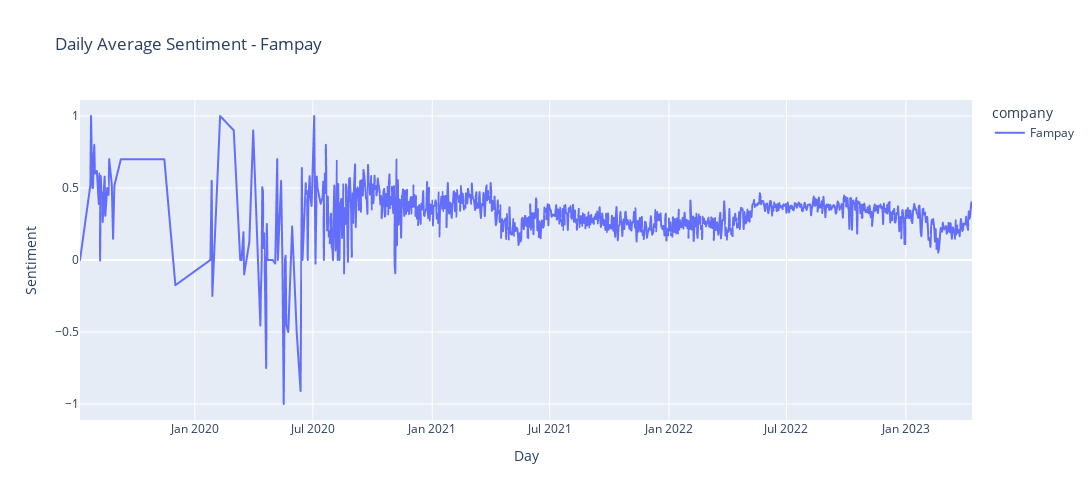
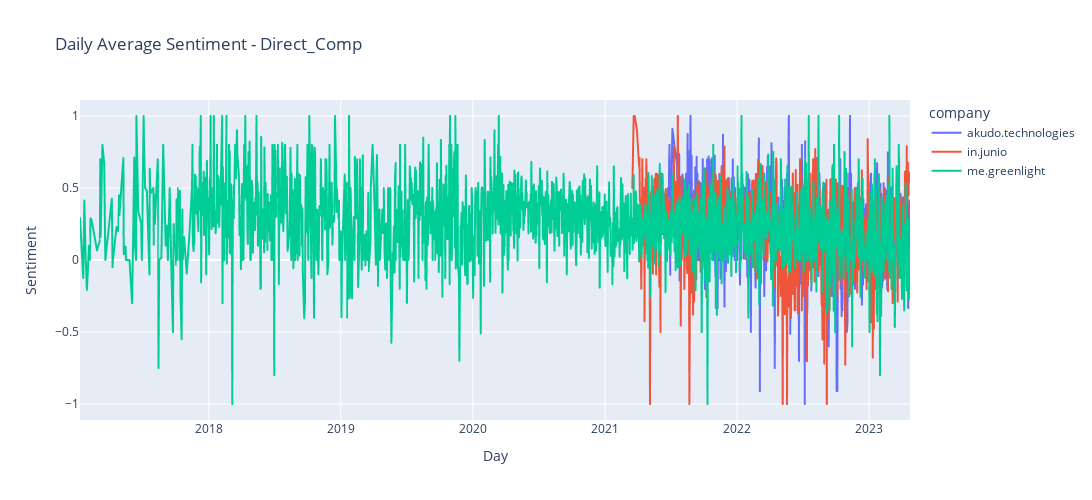
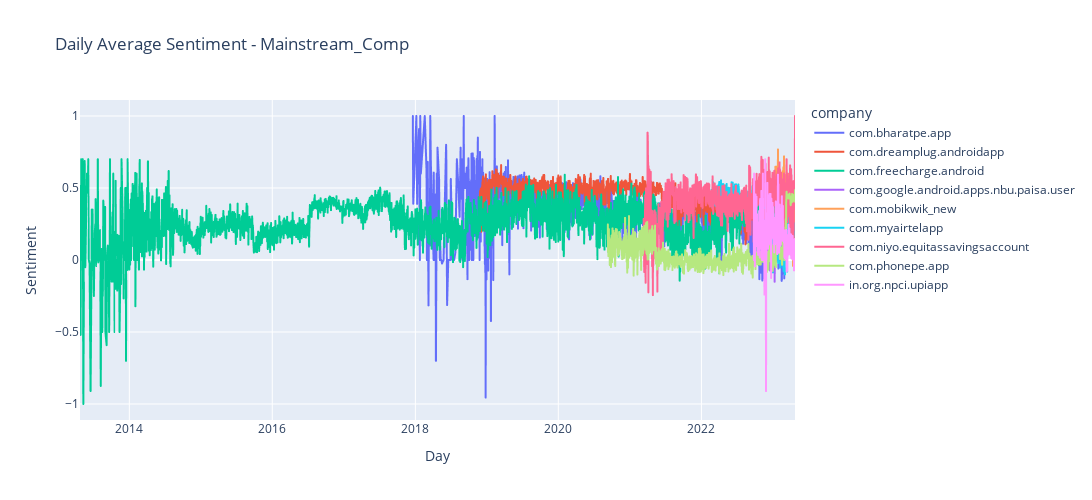
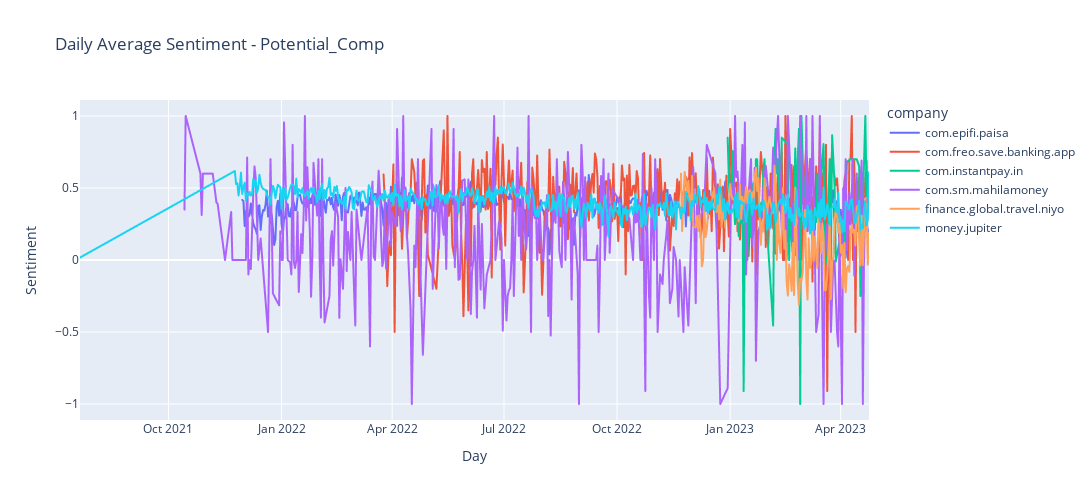

Notebook source saved alongside these figures, in order:
### Code cell
def plot_time_series(df, comp_type):
    if 'sentiment' not in df.columns:
        print(f"Sentiment column not found in DataFrame for {comp_type}")
        return

    df['at'] = pd.to_datetime(df['at'])
    df['day'] = df['at'].dt.date
    daily_sentiment = df.groupby(['company', 'day'])['sentiment'].mean().reset_index()

    fig = px.line(data_frame=daily_sentiment, x='day', y='sentiment', color='company',
                  title=f"Daily Average Sentiment - {comp_type}")
    fig.update_layout(width=1200, height=500)
    fig.update_xaxes(title_text='Day')
    fig.update_yaxes(title_text='Sentiment')

    fig.show()

for df, comp_type in zip(dfs, ['Fampay', 'Direct_Comp', 'Mainstream_Comp', 'Potential_Comp']):
    plot_time_series(df, comp_type)

### Figure 1 — Plotly figure (JSON) as saved in the notebook; plotly's stock layout.template omitted (floating-point values rounded to 4 significant figures; data arrays with more than 128 entries replaced by an {"elided": "..."} marker saying what was removed)
{"data": [{"hovertemplate": "company=Fampay<br>day=%{x}<br>sentiment=%{y}<extra></extra>", "legendgroup": "Fampay", "line": {"color": "#636efa", "dash": "solid"}, "marker": {"symbol": "circle"}, "mode": "lines", "name": "Fampay", "showlegend": true, "type": "scattergl", "x": {"elided": "1079 str values"}, "xaxis": "x", "y": {"elided": "1079 float values"}, "yaxis": "y"}], "layout": {"height": 500, "legend": {"title": {"text": "company"}, "tracegroupgap": 0}, "title": {"text": "Daily Average Sentiment - Fampay"}, "width": 1200, "xaxis": {"anchor": "y", "domain": [0, 1], "title": {"text": "Day"}}, "yaxis": {"anchor": "x", "domain": [0, 1], "title": {"text": "Sentiment"}}}}

### Figure 2 — Plotly figure (JSON) as saved in the notebook; plotly's stock layout.template omitted (floating-point values rounded to 4 significant figures; data arrays with more than 128 entries replaced by an {"elided": "..."} marker saying what was removed)
{"data": [{"hovertemplate": "company=akudo.technologies<br>day=%{x}<br>sentiment=%{y}<extra></extra>", "legendgroup": "akudo.technologies", "line": {"color": "#636efa", "dash": "solid"}, "marker": {"symbol": "circle"}, "mode": "lines", "name": "akudo.technologies", "showlegend": true, "type": "scattergl", "x": {"elided": "636 str values"}, "xaxis": "x", "y": {"elided": "636 float values"}, "yaxis": "y"}, {"hovertemplate": "company=in.junio<br>day=%{x}<br>sentiment=%{y}<extra></extra>", "legendgroup": "in.junio", "line": {"color": "#EF553B", "dash": "solid"}, "marker": {"symbol": "circle"}, "mode": "lines", "name": "in.junio", "showlegend": true, "type": "scattergl", "x": {"elided": "731 str values"}, "xaxis": "x", "y": {"elided": "731 float values"}, "yaxis": "y"}, {"hovertemplate": "company=me.greenlight<br>day=%{x}<br>sentiment=%{y}<extra></extra>", "legendgroup": "me.greenlight", "line": {"color": "#00cc96", "dash": "solid"}, "marker": {"symbol": "circle"}, "mode": "lines", "name": "me.greenlight", "showlegend": true, "type": "scattergl", "x": {"elided": "1827 str values"}, "xaxis": "x", "y": {"elided": "1827 float values"}, "yaxis": "y"}], "layout": {"height": 500, "legend": {"title": {"text": "company"}, "tracegroupgap": 0}, "title": {"text": "Daily Average Sentiment - Direct_Comp"}, "width": 1200, "xaxis": {"anchor": "y", "domain": [0, 1], "title": {"text": "Day"}}, "yaxis": {"anchor": "x", "domain": [0, 1], "title": {"text": "Sentiment"}}}}

### Figure 3 — Plotly figure (JSON) as saved in the notebook; plotly's stock layout.template omitted (floating-point values rounded to 4 significant figures; data arrays with more than 128 entries replaced by an {"elided": "..."} marker saying what was removed)
{"data": [{"hovertemplate": "company=com.bharatpe.app<br>day=%{x}<br>sentiment=%{y}<extra></extra>", "legendgroup": "com.bharatpe.app", "line": {"color": "#636efa", "dash": "solid"}, "marker": {"symbol": "circle"}, "mode": "lines", "name": "com.bharatpe.app", "showlegend": true, "type": "scattergl", "x": {"elided": "1735 str values"}, "xaxis": "x", "y": {"elided": "1735 float values"}, "yaxis": "y"}, {"hovertemplate": "company=com.dreamplug.androidapp<br>day=%{x}<br>sentiment=%{y}<extra></extra>", "legendgroup": "com.dreamplug.androidapp", "line": {"color": "#EF553B", "dash": "solid"}, "marker": {"symbol": "circle"}, "mode": "lines", "name": "com.dreamplug.androidapp", "showlegend": true, "type": "scattergl", "x": {"elided": "1611 str values"}, "xaxis": "x", "y": {"elided": "1611 float values"}, "yaxis": "y"}, {"hovertemplate": "company=com.freecharge.android<br>day=%{x}<br>sentiment=%{y}<extra></extra>", "legendgroup": "com.freecharge.android", "line": {"color": "#00cc96", "dash": "solid"}, "marker": {"symbol": "circle"}, "mode": "lines", "name": "com.freecharge.android", "showlegend": true, "type": "scattergl", "x": {"elided": "3504 str values"}, "xaxis": "x", "y": {"elided": "3504 float values"}, "yaxis": "y"}, {"hovertemplate": "company=com.google.android.apps.nbu.paisa.user<br>day=%{x}<br>sentiment=%{y}<extra></extra>", "legendgroup": "com.google.android.apps.nbu.paisa.user", "line": {"color": "#ab63fa", "dash": "solid"}, "marker": {"symbol": "circle"}, "mode": "lines", "name": "com.google.android.apps.nbu.paisa.user", "showlegend": true, "type": "scattergl", "x": {"elided": "151 str values"}, "xaxis": "x", "y": {"elided": "151 float values"}, "yaxis": "y"}, {"hovertemplate": "company=com.mobikwik_new<br>day=%{x}<br>sentiment=%{y}<extra></extra>", "legendgroup": "com.mobikwik_new", "line": {"color": "#FFA15A", "dash": "solid"}, "marker": {"symbol": "circle"}, "mode": "lines", "name": "com.mobikwik_new", "showlegend": true, "type": "scattergl", "x": ["2023-01-14", "2023-01-15", "2023-01-16", "2023-01-17", "2023-01-18", "2023-01-19", "2023-01-20", "2023-01-21", "2023-01-22", "2023-01-23", "2023-01-24", "2023-01-25", "2023-01-26", "2023-01-27", "2023-01-28", "2023-01-29", "2023-01-30", "2023-01-31", "2023-02-01", "2023-02-02", "2023-02-03", "2023-02-04", "2023-02-05", "2023-02-06", "2023-02-07", "2023-02-08", "2023-02-09", "2023-02-10", "2023-02-11", "2023-02-12", "2023-02-13", "2023-02-14", "2023-02-15", "2023-02-16", "2023-02-17", "2023-02-18", "2023-02-19", "2023-02-20", "2023-02-21", "2023-02-22", "2023-02-23", "2023-02-24", "2023-02-25", "2023-02-26", "2023-02-27", "2023-02-28", "2023-03-01", "2023-03-02", "2023-03-03", "2023-03-04", "2023-03-05", "2023-03-06", "2023-03-07", "2023-03-08", "2023-03-09", "2023-03-10", "2023-03-11", "2023-03-12", "2023-03-13", "2023-03-14", "2023-03-15", "2023-03-16", "2023-03-17", "2023-03-18", "2023-03-19", "2023-03-20", "2023-03-21", "2023-03-22", "2023-03-23", "2023-03-24", "2023-03-25", "2023-03-26", "2023-03-27", "2023-03-28", "2023-03-29", "2023-03-30", "2023-03-31", "2023-04-01", "2023-04-02", "2023-04-03", "2023-04-04", "2023-04-05", "2023-04-06", "2023-04-07", "2023-04-08", "2023-04-09", "2023-04-10", "2023-04-11", "2023-04-12", "2023-04-13", "2023-04-14", "2023-04-15", "2023-04-16", "2023-04-17", "2023-04-18", "2023-04-19", "2023-04-20", "2023-04-21", "2023-04-22", "2023-04-23", "2023-04-24"], "xaxis": "x", "y": [0.6482, 0.5231, 0.5976, 0.5485, 0.5174, 0.52, 0.4243, 0.6487, 0.6315, 0.5109, 0.5039, 0.56, 0.5476, 0.7672, 0.5073, 0.5658, 0.4734, 0.5399, 0.4725, 0.5491, 0.5021, 0.5667, 0.5089, 0.5326, 0.5406, 0.4975, 0.6039, 0.4579, 0.5901, 0.4983, 0.5225, 0.5524, 0.5291, 0.4655, 0.5485, 0.5669, 0.5444, 0.6149, 0.4951, 0.5146, 0.6167, 0.6441, 0.565, 0.4532, 0.7194, 0.5905, 0.4825, 0.5493, 0.5584, 0.5151, 0.5212, 0.5704, 0.59, 0.5894, 0.5542, 0.4875, 0.524, 0.4978, 0.6253, 0.492, 0.4595, 0.5402, 0.442, 0.531, 0.4837, 0.47, 0.4111, 0.3994, 0.5977, 0.4437, 0.4715, 0.4484, 0.374, 0.4346, 0.524, 0.5272, 0.4521, 0.6093, 0.5149, 0.346, 0.4373, 0.3711, 0.414, 0.4699, 0.4174, 0.4575, 0.4242, 0.04828, 0.04785, 0.04383, -0.04054, 0.08107, 0.05085, 0.06512, 0.03136, 0.09772, 0.1303, -0.05312, 0.1878, 0.3775, 0.3153], "yaxis": "y"}, {"hovertemplate": "company=com.myairtelapp<br>day=%{x}<br>sentiment=%{y}<extra></extra>", "legendgroup": "com.myairtelapp", "line": {"color": "#19d3f3", "dash": "solid"}, "marker": {"symbol": "circle"}, "mode": "lines", "name": "com.myairtelapp", "showlegend": true, "type": "scattergl", "x": {"elided": "427 str values"}, "xaxis": "x", "y": {"elided": "427 float values"}, "yaxis": "y"}, {"hovertemplate": "company=com.niyo.equitassavingsaccount<br>day=%{x}<br>sentiment=%{y}<extra></extra>", "legendgroup": "com.niyo.equitassavingsaccount", "line": {"color": "#FF6692", "dash": "solid"}, "marker": {"symbol": "circle"}, "mode": "lines", "name": "com.niyo.equitassavingsaccount", "showlegend": true, "type": "scattergl", "x": {"elided": "768 str values"}, "xaxis": "x", "y": {"elided": "768 float values"}, "yaxis": "y"}, {"hovertemplate": "company=com.phonepe.app<br>day=%{x}<br>sentiment=%{y}<extra></extra>", "legendgroup": "com.phonepe.app", "line": {"color": "#B6E880", "dash": "solid"}, "marker": {"symbol": "circle"}, "mode": "lines", "name": "com.phonepe.app", "showlegend": true, "type": "scattergl", "x": {"elided": "957 str values"}, "xaxis": "x", "y": {"elided": "957 float values"}, "yaxis": "y"}, {"hovertemplate": "company=in.org.npci.upiapp<br>day=%{x}<br>sentiment=%{y}<extra></extra>", "legendgroup": "in.org.npci.upiapp", "line": {"color": "#FF97FF", "dash": "solid"}, "marker": {"symbol": "circle"}, "mode": "lines", "name": "in.org.npci.upiapp", "showlegend": true, "type": "scattergl", "x": {"elided": "211 str values"}, "xaxis": "x", "y": {"elided": "211 float values"}, "yaxis": "y"}], "layout": {"height": 500, "legend": {"title": {"text": "company"}, "tracegroupgap": 0}, "title": {"text": "Daily Average Sentiment - Mainstream_Comp"}, "width": 1200, "xaxis": {"anchor": "y", "domain": [0, 1], "title": {"text": "Day"}}, "yaxis": {"anchor": "x", "domain": [0, 1], "title": {"text": "Sentiment"}}}}

### Figure 4 — Plotly figure (JSON) as saved in the notebook; plotly's stock layout.template omitted (floating-point values rounded to 4 significant figures; data arrays with more than 128 entries replaced by an {"elided": "..."} marker saying what was removed)
{"data": [{"hovertemplate": "company=com.epifi.paisa<br>day=%{x}<br>sentiment=%{y}<extra></extra>", "legendgroup": "com.epifi.paisa", "line": {"color": "#636efa", "dash": "solid"}, "marker": {"symbol": "circle"}, "mode": "lines", "name": "com.epifi.paisa", "showlegend": true, "type": "scattergl", "x": {"elided": "511 str values"}, "xaxis": "x", "y": {"elided": "511 float values"}, "yaxis": "y"}, {"hovertemplate": "company=com.freo.save.banking.app<br>day=%{x}<br>sentiment=%{y}<extra></extra>", "legendgroup": "com.freo.save.banking.app", "line": {"color": "#EF553B", "dash": "solid"}, "marker": {"symbol": "circle"}, "mode": "lines", "name": "com.freo.save.banking.app", "showlegend": true, "type": "scattergl", "x": {"elided": "368 str values"}, "xaxis": "x", "y": {"elided": "368 float values"}, "yaxis": "y"}, {"hovertemplate": "company=com.instantpay.in<br>day=%{x}<br>sentiment=%{y}<extra></extra>", "legendgroup": "com.instantpay.in", "line": {"color": "#00cc96", "dash": "solid"}, "marker": {"symbol": "circle"}, "mode": "lines", "name": "com.instantpay.in", "showlegend": true, "type": "scattergl", "x": ["2022-12-30", "2022-12-31", "2023-01-01", "2023-01-02", "2023-01-03", "2023-01-04", "2023-01-05", "2023-01-06", "2023-01-07", "2023-01-08", "2023-01-09", "2023-01-10", "2023-01-11", "2023-01-12", "2023-01-13", "2023-01-14", "2023-01-15", "2023-01-17", "2023-01-18", "2023-01-19", "2023-01-20", "2023-01-21", "2023-01-22", "2023-01-23", "2023-01-24", "2023-01-25", "2023-01-26", "2023-01-27", "2023-01-28", "2023-01-29", "2023-01-30", "2023-02-05", "2023-02-06", "2023-02-07", "2023-02-08", "2023-02-09", "2023-02-10", "2023-02-11", "2023-02-12", "2023-02-17", "2023-02-18", "2023-02-19", "2023-02-21", "2023-02-22", "2023-02-23", "2023-02-24", "2023-02-25", "2023-02-26", "2023-02-27", "2023-02-28", "2023-03-02", "2023-03-12", "2023-03-13", "2023-03-14", "2023-03-15", "2023-03-16", "2023-03-18", "2023-03-19", "2023-03-21", "2023-03-22", "2023-03-23", "2023-03-24", "2023-03-25", "2023-03-27", "2023-03-28", "2023-04-03", "2023-04-04", "2023-04-06", "2023-04-09", "2023-04-14", "2023-04-16", "2023-04-17", "2023-04-21", "2023-04-22"], "xaxis": "x", "y": [0.85, 0.5485, 0.3147, 0.5328, 0.7558, 0.407, 0.2495, 0.4592, 0.2841, 0.1659, 0.3377, 0.2559, 0.62, -0.91, 0.3089, 0, 0, 0.4645, 0.16, 0.2514, 0.5333, 0.2473, 0.7, 0.7, 0.3926, 0.3844, 0.3947, 0.3235, 0.6217, 0.7, 0.35, -0.455, 0.7, 0.91, 0.6, 0.7, 0.5, 0.3333, 0.85, 0.8, 0, 0.3333, 0, 0.3333, 0.775, 0.3, 0.7, 0.91, -1, 1, 0.455, 0.2639, 0.6, 0.3417, 0.1, 0.5591, 0.805, 0.04833, -0.025, 0.4271, 0.7, 0, 0.8667, 0.5125, -0.01, 0.2725, 0, 0.6817, 0.7, 0.7, 0.65, -0.25, 1, 0.445], "yaxis": "y"}, {"hovertemplate": "company=com.sm.mahilamoney<br>day=%{x}<br>sentiment=%{y}<extra></extra>", "legendgroup": "com.sm.mahilamoney", "line": {"color": "#ab63fa", "dash": "solid"}, "marker": {"symbol": "circle"}, "mode": "lines", "name": "com.sm.mahilamoney", "showlegend": true, "type": "scattergl", "x": {"elided": "340 str values"}, "xaxis": "x", "y": {"elided": "340 float values"}, "yaxis": "y"}, {"hovertemplate": "company=finance.global.travel.niyo<br>day=%{x}<br>sentiment=%{y}<extra></extra>", "legendgroup": "finance.global.travel.niyo", "line": {"color": "#FFA15A", "dash": "solid"}, "marker": {"symbol": "circle"}, "mode": "lines", "name": "finance.global.travel.niyo", "showlegend": true, "type": "scattergl", "x": {"elided": "152 str values"}, "xaxis": "x", "y": {"elided": "152 float values"}, "yaxis": "y"}, {"hovertemplate": "company=money.jupiter<br>day=%{x}<br>sentiment=%{y}<extra></extra>", "legendgroup": "money.jupiter", "line": {"color": "#19d3f3", "dash": "solid"}, "marker": {"symbol": "circle"}, "mode": "lines", "name": "money.jupiter", "showlegend": true, "type": "scattergl", "x": {"elided": "518 str values"}, "xaxis": "x", "y": {"elided": "518 float values"}, "yaxis": "y"}], "layout": {"height": 500, "legend": {"title": {"text": "company"}, "tracegroupgap": 0}, "title": {"text": "Daily Average Sentiment - Potential_Comp"}, "width": 1200, "xaxis": {"anchor": "y", "domain": [0, 1], "title": {"text": "Day"}}, "yaxis": {"anchor": "x", "domain": [0, 1], "title": {"text": "Sentiment"}}}}
